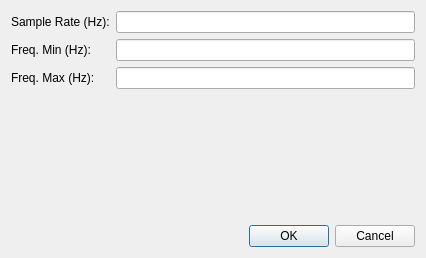
<?xml version="1.0" encoding="UTF-8"?>
<ui version="4.0">
 <class>CreateTimeseriesDialog</class>
 <widget class="QDialog" name="CreateTimeseriesDialog">
  <property name="geometry">
   <rect>
    <x>0</x>
    <y>0</y>
    <width>426</width>
    <height>258</height>
   </rect>
  </property>
  <property name="windowTitle">
   <string>Dialog</string>
  </property>
  <layout class="QVBoxLayout" name="verticalLayout">
   <item>
    <layout class="QGridLayout" name="gridLayout">
     <item row="3" column="0">
      <widget class="QLabel" name="label_3">
       <property name="text">
        <string>Freq. Max (Hz):</string>
       </property>
      </widget>
     </item>
     <item row="2" column="0">
      <widget class="QLabel" name="label">
       <property name="text">
        <string>Freq. Min (Hz):</string>
       </property>
      </widget>
     </item>
     <item row="0" column="1">
      <widget class="QLineEdit" name="samplerate"/>
     </item>
     <item row="0" column="0">
      <widget class="QLabel" name="label_2">
       <property name="text">
        <string>Sample Rate (Hz):</string>
       </property>
      </widget>
     </item>
     <item row="2" column="1">
      <widget class="QLineEdit" name="freq_min"/>
     </item>
     <item row="3" column="1">
      <widget class="QLineEdit" name="freq_max"/>
     </item>
    </layout>
   </item>
   <item>
    <spacer name="verticalSpacer">
     <property name="orientation">
      <enum>Qt::Vertical</enum>
     </property>
     <property name="sizeHint" stdset="0">
      <size>
       <width>20</width>
       <height>40</height>
      </size>
     </property>
    </spacer>
   </item>
   <item>
    <widget class="QDialogButtonBox" name="buttonBox">
     <property name="orientation">
      <enum>Qt::Horizontal</enum>
     </property>
     <property name="standardButtons">
      <set>QDialogButtonBox::Cancel|QDialogButtonBox::Ok</set>
     </property>
    </widget>
   </item>
  </layout>
 </widget>
 <resources/>
 <connections>
  <connection>
   <sender>buttonBox</sender>
   <signal>accepted()</signal>
   <receiver>CreateTimeseriesDialog</receiver>
   <slot>accept()</slot>
   <hints>
    <hint type="sourcelabel">
     <x>248</x>
     <y>254</y>
    </hint>
    <hint type="destinationlabel">
     <x>157</x>
     <y>274</y>
    </hint>
   </hints>
  </connection>
  <connection>
   <sender>buttonBox</sender>
   <signal>rejected()</signal>
   <receiver>CreateTimeseriesDialog</receiver>
   <slot>reject()</slot>
   <hints>
    <hint type="sourcelabel">
     <x>316</x>
     <y>260</y>
    </hint>
    <hint type="destinationlabel">
     <x>286</x>
     <y>274</y>
    </hint>
   </hints>
  </connection>
 </connections>
</ui>
